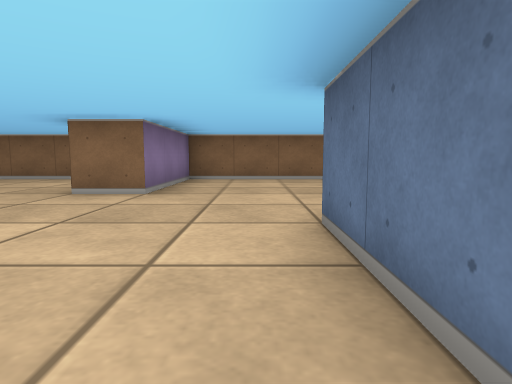
view 1 (above)

14 first-person views from a walk through a cub3D maze. The camera is about half as high as the walls, tilts 6° down and sees 75° across. The floor is counted in squares. Each view is taken from the middle of a square. On the plan, view 1 faces up. The plan holds only what a view shows up to about 9 squares ahead; the rest is blank.

view 2
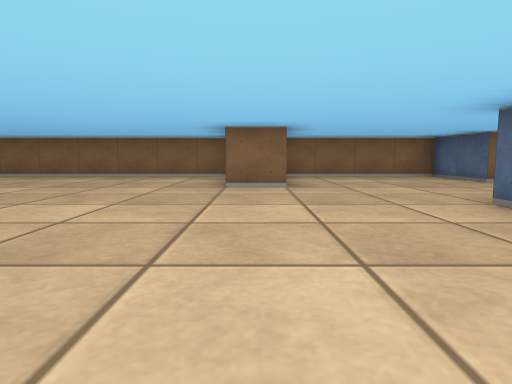

view 3
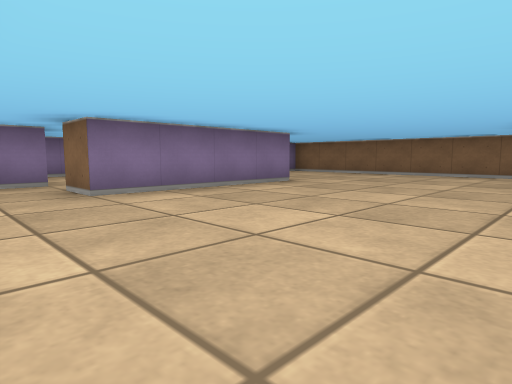

view 4
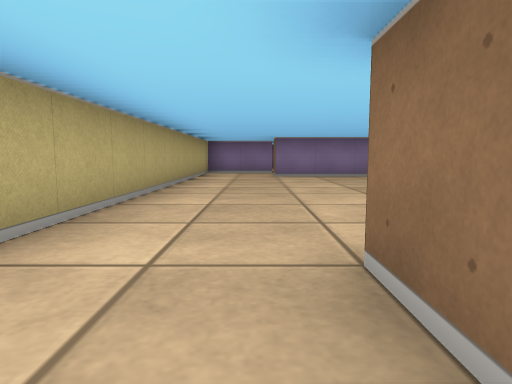

view 5
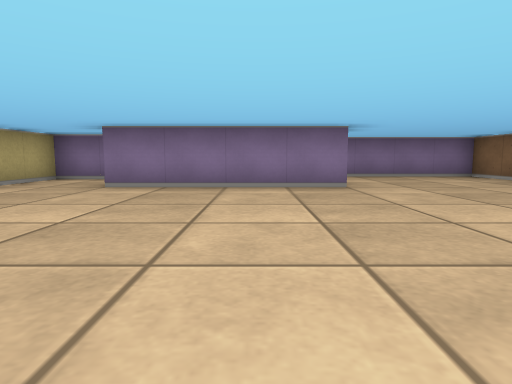

view 6
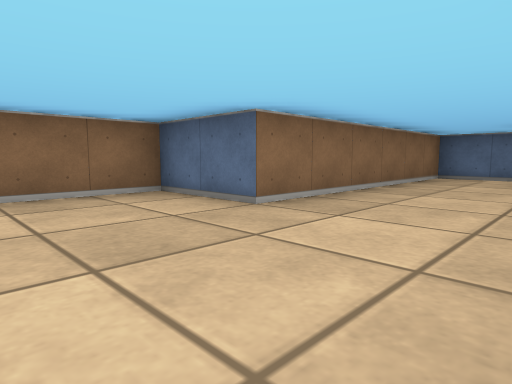

view 7
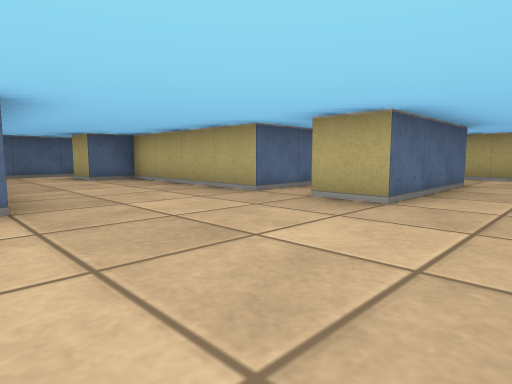

view 8
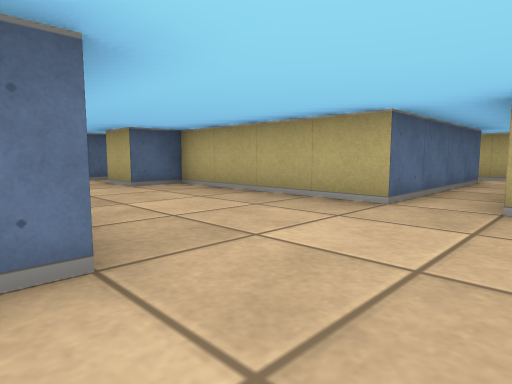

view 9
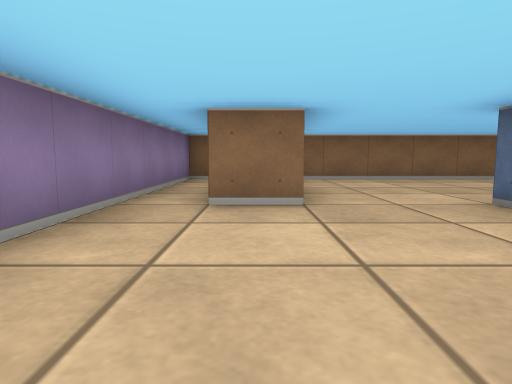

view 10
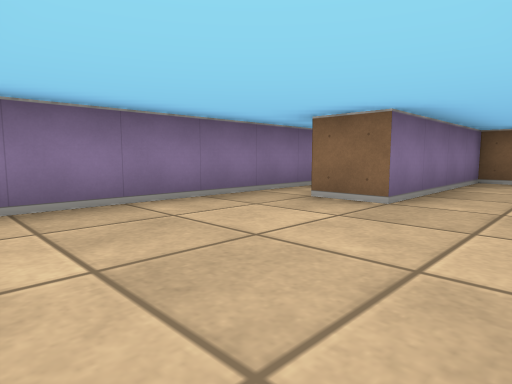

view 11
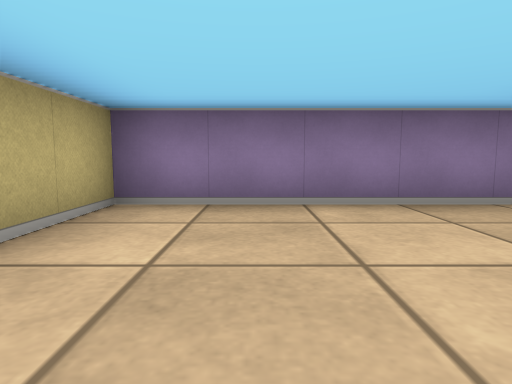

view 12
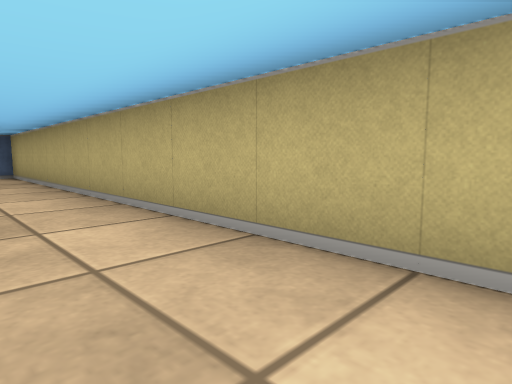

view 13
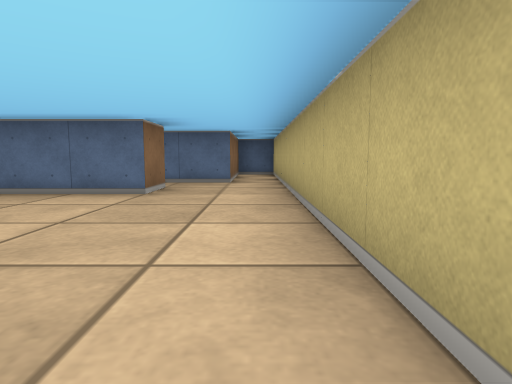

view 14
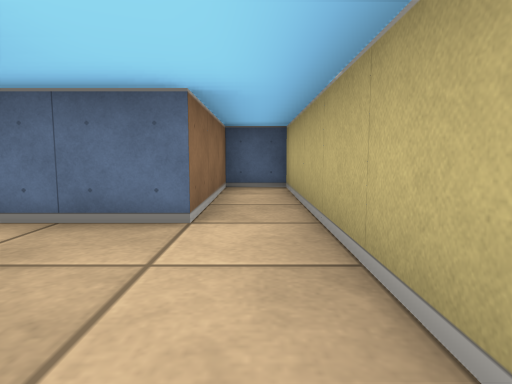

### Floor plan
Ten units are one square. View 1 is at (0, 0); x grows to the right and y downward. Boxes are objects, and circles mark ways between rooms. Rooms are numbered by the first view taken in them; rooms with no view inside come last. Other rooms are left out.
<svg viewBox="-120 -80 210 110">
<path fill="none" stroke="#000" d="M-65 -36 -65 5M-28 -75 -95 -75 -95 -35M15 5 5 5 5 -25 15 -25M25 15 25 -25 65 -25 65 -35 75 -35M-65 25 15 25M85 -30 85 -55 25 -55 25 -75 -15 -75 -15 -45 -25 -45M-95 -35 -105 -35M-85 4 -85 25 -65 25M-65 5 -75 5M-110 -75 -115 -75 -115 5 -99 5M15 25 55 25 55 15 25 15"/>
<circle cx="-70" cy="15" r="3" fill="#2a7"/>
<circle cx="-90" cy="-23" r="3" fill="#2a7"/>
<circle cx="10" cy="15" r="3" fill="#2a7"/>
<circle cx="20" cy="10" r="3" fill="#2a7"/>
<text x="-20" y="-30">1</text>
<text x="-100" y="-20">2</text>
<text x="30" y="20">3</text>
</svg>
Room 1 opens to room 2. Room 1 opens to room 3.

Where each view was taken, in squares from view 1:
view 1: 0 up, 0 right, facing up
view 2: 1 down, 2 left, facing up
view 3: 2 down, 2 left, facing up-left
view 4: 1 down, 2 right, facing left
view 5: 2 up, 1 left, facing left
view 6: 3 up, 0 right, facing up-right
view 7: 6 up, 1 left, facing down-right
view 8: 6 up, 1 right, facing down-right
view 9: 0 up, 10 left, facing up
view 10: 0 up, 8 left, facing up-left
view 11: 1 up, 8 left, facing left
view 12: 1 down, 4 left, facing down-right
view 13: 2 down, 4 left, facing right
view 14: 2 down, 0 right, facing right
